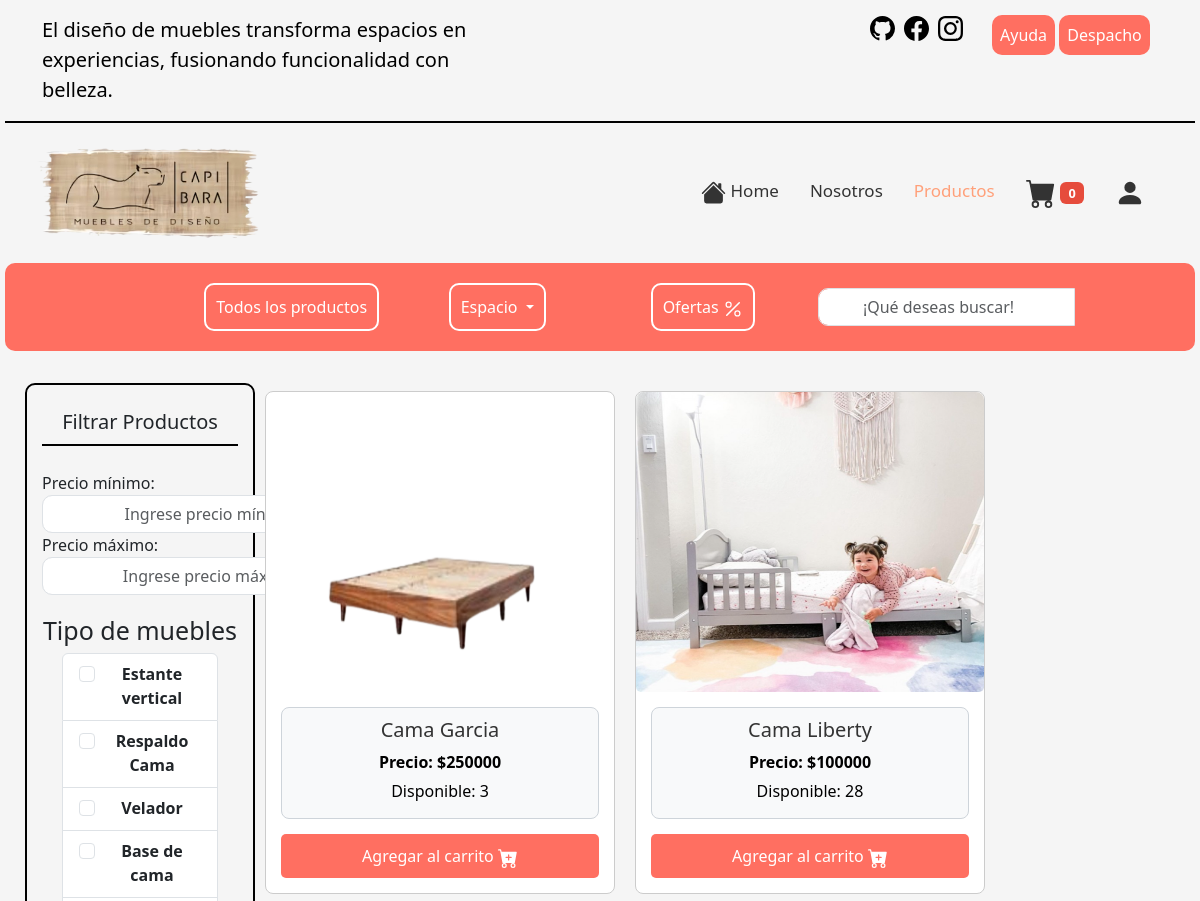
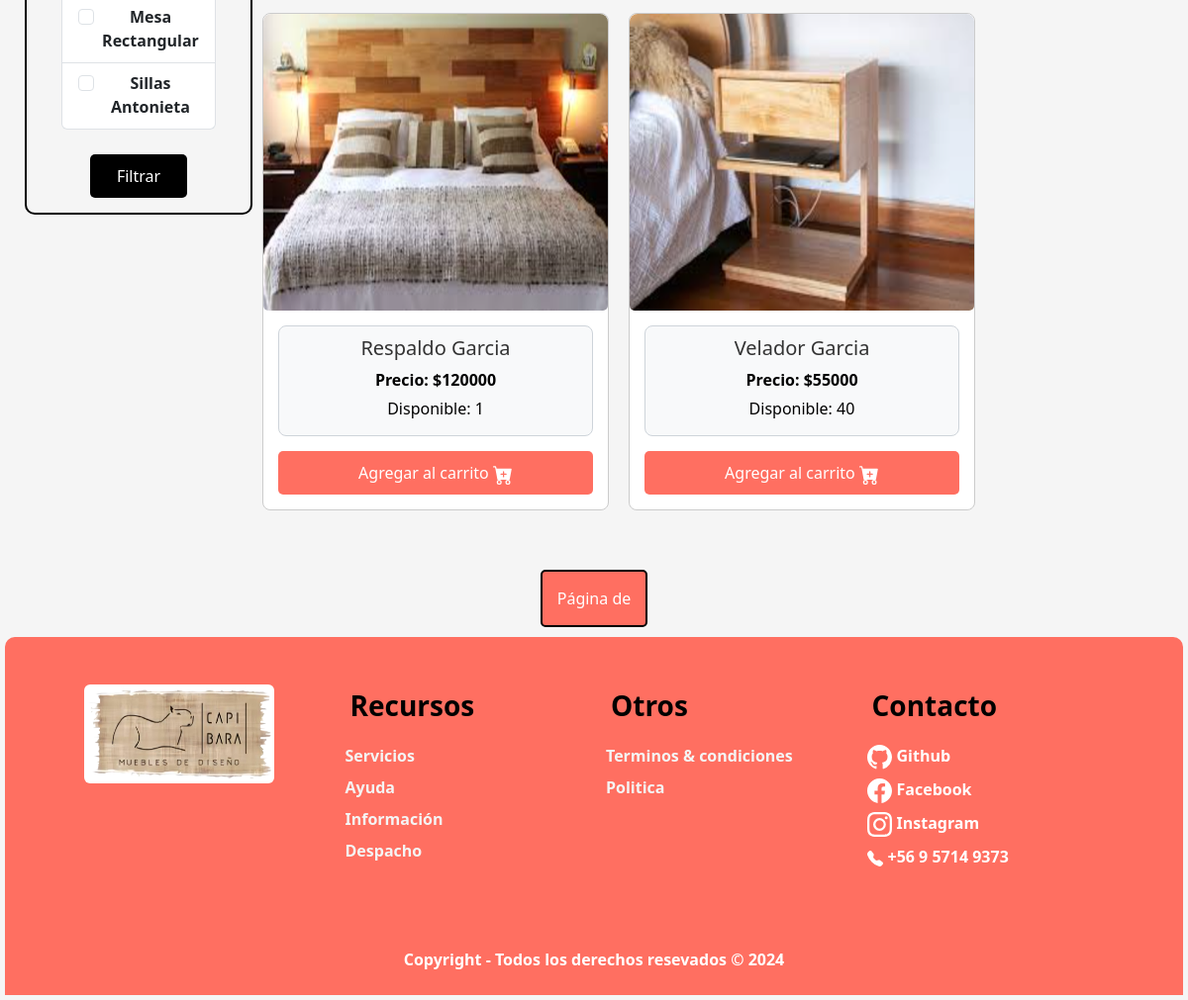
/dormitorio, run on the app's committed database (2 pictures, top to bottom).
### apps/capibara/models.py (models this page shows, shortened)
class Mueble(models.Model):
    id = models.AutoField(primary_key=True)
    nombre = models.CharField(max_length=50, null=False)

class Producto(models.Model):
    img = models.ImageField(upload_to="imgProductos")
    cod = models.IntegerField(primary_key=True)
    nombre = models.CharField(max_length=100, null=False)
    clasificacion = models.CharField(max_length=100, null=False)
    categoria = models.ForeignKey(Categoria, on_delete=models.CASCADE)
    mueble = models.ForeignKey(Mueble, on_delete=models.CASCADE)
    stock = models.IntegerField(null=False)
    precio = models.IntegerField(null=False, default=0)
    descripcion = models.TextField(blank=True, null=True)
    fecha_ingreso = models.DateField(auto_now_add=True)
    ventas = models.IntegerField(default=0)
    largo_cm = models.DecimalField(
        max_digits=10, decimal_places=2, null=False, blank=False
    )
    ancho_cm = models.DecimalField(
        max_digits=10, decimal_places=2, null=False, blank=False
    )
    alto_cm = models.DecimalField(
        max_digits=10, decimal_places=2, null=False, blank=False
    )
    cantidad_planchas = models.IntegerField(default=0, blank=False)
    cantidad_tornillos = models.IntegerField(default=0, blank=False)
    cantidad_manillas = models.IntegerField(default=0, blank=False)
    cantidad_bisagras = models.IntegerField(default=0, blank=False)
    cantidad_patas_gomas = models.IntegerField(default=0, blank=False)
    cantidad_rieles = models.IntegerField(default=0, blank=False)
    disponible = models.BooleanField(default=True)

### apps/capibara/views.py (the view)
# urls.py: path("dormitorio", views.CargarDormitorio, name="dormitorio"),
def CargarDormitorio(request):
    prodDorm = Producto.objects.filter(stock__gt="0", categoria="2").order_by("nombre")
    muebles = Mueble.objects.all()
    categorias = Producto.objects.values("mueble").distinct()
    paginator = Paginator(prodDorm, 6)
    page_number = request.GET.get("page")
    page_products = paginator.get_page(page_number)
    return render(
        request,
        "pages/productos/dormitorio.html",
        {"prod": page_products, "mueb": muebles, "cat": categorias},
    )

### apps/capibara/context_processor.py (called while the page is built)
def carrito_counter(request):
    carrito = request.session.get("carrito", {})
    carrito_count = sum(carrito.values()) if carrito else 0
    return {"carrito_count": carrito_count}

def subtotal_carrito(request):
    subtotal = 0
    carrito = request.session.get("carrito", {})
    for cod_producto, cantidad in carrito.items():
        producto = Producto.objects.get(cod=cod_producto)
        subtotal += producto.precio * cantidad
    iva = subtotal * 0.19
    total_con_iva = subtotal + iva
    return {
        "subtotal_carrito": floatformat(subtotal, 0),
        "iva": floatformat(iva, 0),
        "total_con_iva": floatformat(total_con_iva, 0),
    }

### apps/capibara/templates/pages/productos/dormitorio.html (shortened to what this page needs)
{% extends "base.html" %}
{% load static %}
{% block style %}
    <link rel="stylesheet" href="{% static 'css/productos.css' %}">
{% endblock style %}
{% block nav-activate %}
<li class="nav-item">
    <a class="nav-link" aria-current="page" href="/home"> Home</a>
</li>
<li class="nav-item">
    <a class="nav-link" href="/contacto">Nosotros</a>
</li>
<li class="nav-item">
    <a class="nav-link active" disabled>Productos</a>
</li>
<li class="nav-item">
    <a class="nav-link" id="cartLink" href="{% url 'carrito' %}">
        <span class="badge cart-counter">{{ carrito_count }}</span>
    </a>
</li>
<li class="nav-item dropdown">
    {% if user.is_authenticated %}
        <a class="nav-link dropdown" role="button"data-bs-toggle="dropdown" aria-expanded="false"><svg xmlns="http://www.w3.org/2000/svg" width="30"
            height="30" fill="currentColor" class="bi bi-person-fill" viewBox="0 0 16 16">
            <path d="M3 14s-1 0-1-1 1-4 6-4 6 3 6 4-1 1-1 1zm5-6a3 3 0 1 0 0-6 3 3 0 0 0 0 6" />
        </svg>{{user.username}}</a>
        {% else %}
            <a class="nav-link" href="/acceso/"><svg xmlns="http://www.w3.org/2000/svg" width="30"
                    height="30" fill="currentColor" class="bi bi-person-fill" viewBox="0 0 16 16">
                    <path d="M3 14s-1 0-1-1 1-4 6-4 6 3 6 4-1 1-1 1zm5-6a3 3 0 1 0 0-6 3 3 0 0 0 0 6" />
                </svg>
            </a>
        {% endif %}
</li>
{% endblock nav-activate %}
{% block body %}
<main class="container-main">
        <section class="container-functions">
            <div class="row justify-content-center align-items-center">
                <div class="col-md-3">
                    <li class="nav-item-filter dropdown">
                        <a class="nav-link-filter-offers" href="/productos">Todos los productos</a>
                    </li>
                </div>
                <div class="col-md-3">
                    <li class="nav-item-filter dropdown">
                        <a class="nav-link-filter-offers dropdown-toggle" href="#" role="button" data-bs-toggle="dropdown"
                            aria-expanded="false">
                            Espacio
                        </a>
                    </li>
                </div>
                <div class="col-md-3">
                    <li class="nav-item-filter">
                        <a class="nav-link-filter-offers" href="#">Ofertas </a>
                    </li>
                </div>
                <div class="col-md-3">
                    <form class="d-flex search" role="search">
                        <input class="form-control me-0" type="search" placeholder="¡Qué deseas buscar!"
                            aria-label="Search">
                    </form>
                </div>
            </div>
        </section>
        <section class="container-card">
            <div class="col-md-6 filter">
                <div id="filters" class="d-flex flex-column">
                    <h5 class="header-title">Filtrar Productos</h5>
                    <div class="filter-item">
                        <div class="filter-body">
                            <form>
                                <div class="form-group">
                                    <label for="minPrice">Precio mínimo:</label>
                                    <input type="number" class="form-control" id="minPrice"
                                        placeholder="Ingrese precio mínimo">
                                </div>
                                <div class="form-group">
                                    <label for="maxPrice">Precio máximo:</label>
                                    <input type="number" class="form-control" id="maxPrice"
                                        placeholder="Ingrese precio máximo">
                                </div>
                            </form>
                        </div>
                    </div>
                    <div class="filter-item">
                        <h2 class="filter-header-cat">Tipo de muebles</h2>
                        <div class="filter-body">
                            <ul class="list-group">
                                {% for m in mueb %}
                                <li class="list-group-item">
                                    <label class="form-check" for="{{m.nombre}}">
                                        <input class="form-check-input categoria-checkbox" type="checkbox" name="categoria" id="{{m.nombre}}" value="{{ m.id }}"> {{ m.nombre }}
                                    </label>
                                </li>
                                {% endfor %}
                            </ul>
                        </div>
                    </div>
                    <button class="btn-filter" id="filter-prod">Filtrar</button>
                </div>
            </div>
            <div class="col-md-9 container-productos">
                {% for p in prod %}
                <a href="{% url 'ver_producto' p.cod %}" class="card abrir-producto" id="{{p.cod}}" data-categoria="{{p.mueble.id}}" data-precio="{{p.precio}}">
                    <div class="card-img">
                        <img src="{{ p.img.url }}" class="card-img-top" alt="{{ p.nombre }}">
                    </div>
                    <div class="info-card">
                        <div class="text-product">
                            <h5 class="card-title">{{ p.nombre }}</h5>
                            <div class="price">Precio: ${{ p.precio }}</div>
                            <div class="stock">Disponible: {{ p.stock }}</div>
                        </div>
                        <form id="form-agregar-carrito" method="post" action="{% url 'agregar_al_carrito' %}">
                            <button id="btn-add-to-cart" class="btn-cart" type="submit">
                                Agregar al carrito
                            </button>
                        </form>
                    </div>
                </a>
                {% endfor %}
            </div>
        </section>
        <div class="pagination">
            <span class="pagination-number" id="currentPage">Página {{ productos.number }} de {{ productos.paginator.num_pages }}</span>
        </div>
    </main>
{% endblock body %}

### apps/capibara/static/css/productos.css (style rules this page uses)
.container-functions { display: flex; justify-content: center; align-items: center; padding: 20px; background-color: #ff6f61; border-radius: 10px; -webkit-border-radius: 10px; -moz-border-radius: 10px; -ms-border-radius: 10px; -o-border-radius: 10px; position: sticky; top: 0; z-index: 1000; }
.search { display: flex; align-items: center; }
.form-control { flex: 1; width: auto; border-radius: 5px 5px 5px 5px; -webkit-border-radius: 5px 5px 5px 5px; -moz-border-radius: 5px 5px 5px 5px; -ms-border-radius: 5px 5px 5px 5px; -o-border-radius: 5px 5px 5px 5px; }
.nav-link-filter-offers { background-color: none; color: #fff; text-decoration: none; border: 2px solid #fff; padding: 10px; border-radius: 10px; -webkit-border-radius: 10px; -moz-border-radius: 10px; -ms-border-radius: 10px; -o-border-radius: 10px; }
.nav-item-filter { display: flex; justify-content: center; }
.filter { width: 20% !important; height: 100% !important; padding: 15px; border: 2px solid #000; float: left; margin-top: 1%; border-radius: 10px; -webkit-border-radius: 10px; -moz-border-radius: 10px; -ms-border-radius: 10px; -o-border-radius: 10px; }
.header-title { font-size: 20px; text-align: center; margin-top: 0; padding: 10px; margin-bottom: 25px; border-bottom: 2px solid #000; }
.filter-header-cat { text-align: center; font-size: 25px; margin-top: 20px; }
.btn-filter { width: 50%; border: none; margin: 0 auto; padding: 10px; margin-top: 25px; background-color: #000; color: #fff; border-radius: 5px; -webkit-border-radius: 5px; -moz-border-radius: 5px; -ms-border-radius: 5px; -o-border-radius: 5px; }
.container-card { display: flex; justify-content: space-between; align-items: flex-start; padding: 20px; }
.container-productos { margin-top: 10px; display: flex; justify-content: flex-start; flex-wrap: wrap; width: 80% !important; }
.card { width: 350px; margin: 10px; border: 1px solid #ccc; border-radius: 8px; text-decoration: none; color: #333; transition: transform 0.3s ease-in-out; }
.card-img { overflow: hidden; border-top-left-radius: 8px; border-top-right-radius: 8px; }
.card-img img { width: 100%; height: 300px; display: block; }
.info-card { padding: 15px; }
.text-product { background-color: #f8f9fa; padding: 10px; border: 1px solid #ced4da; border-radius: 8px; }
.card-title { text-align: center; }
.price, .stock { margin-bottom: 5px; }
.price { color: #000; text-align: center; font-weight: bold; }
.stock { color: #000; text-align: center; }
.btn-cart { width: 100%; padding: 10px; margin-top: 15px; border: none; background-color: #FF6F61; border-radius: 5px; -webkit-border-radius: 5px; -moz-border-radius: 5px; -ms-border-radius: 5px; -o-border-radius: 5px; color: #fff; transition: background-color 0.5s ease; -webkit-transition: background-color 0.5s ease; -moz-transition: background-color 0.5s ease; -ms-transition: background-color 0.5s ease; -o-transition: background-color 0.5s ease; }
.pagination { display: flex !important; justify-content: center !important; align-items: center !important; margin-top: 20px; padding: 10px; }
.pagination-number { background-color: #FF6F61; border: 2px solid #000; color: #fff; padding: 15px; font-weight: 500; border-radius: 5px; -webkit-border-radius: 5px; -moz-border-radius: 5px; -ms-border-radius: 5px; -o-border-radius: 5px; }

### apps/capibara/static/css/base.css (style rules this page uses)
body { background-color: #F5F5F5 !important; margin: 0; padding: 0; padding: 5px; }
.search { margin: 0 auto; width: auto; }
.form-control { width: 350px !important; border-radius: 10px 0 0 10px !important; text-align: center; -webkit-border-radius: 10px 0 0 10px !important; -moz-border-radius: 10px 0 0 10px !important; -ms-border-radius: 10px 0 0 10px !important; -o-border-radius: 10px 0 0 10px !important; }
.nav-item { justify-content: space-between; margin-right: 15px; }
.nav-link { color: #333 !important; font-size: 17px !important; font-weight: 500 !important; padding: 10px; }
.active { color: #FFA07A !important; }
.cart-counter { background-color: #e64c3c; }

### data on the page
Mueble: nombre "Estante vertical"
Mueble: nombre "Respaldo Cama"
Mueble: nombre "Velador"
Mueble: nombre "Base de cama"
Mueble: nombre "Mesa Rectangular"
Mueble: nombre "Sillas Antonieta"
Producto: img (picture), nombre "Cama Garcia", precio "250000", stock "3"
Producto: img (picture), nombre "Cama Liberty", precio "100000", stock "28"
Producto: img (picture), nombre "Respaldo Garcia", precio "120000", stock "1"
Producto: img (picture), nombre "Velador Garcia", precio "55000", stock "40"

### other printed values
{{ carrito_count }} "0"
